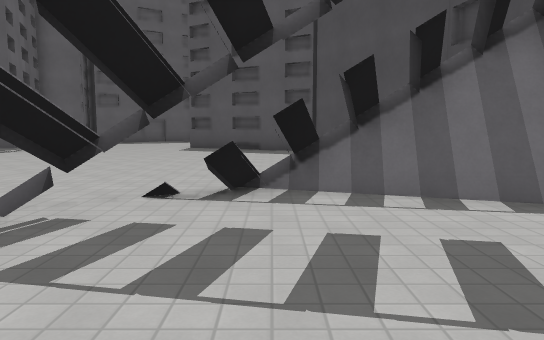
view 1 (above)

24 first-person views from a walk through a level from a Godot 3-D game. The camera is 1.4 m above the floor, tilts 6° down and sees 70° across. The floor is counted in squares, 2 m on a side. Each view is taken from the middle of a square. On the plan, view 1 faces up. The plan holds only what a view shows up to about 11 squares ahead; the rest is blank. The place goes on beyond the plan. Characters and animated objects are not drawn. Surface patterns are stand-ins for the level's own textures.

view 2
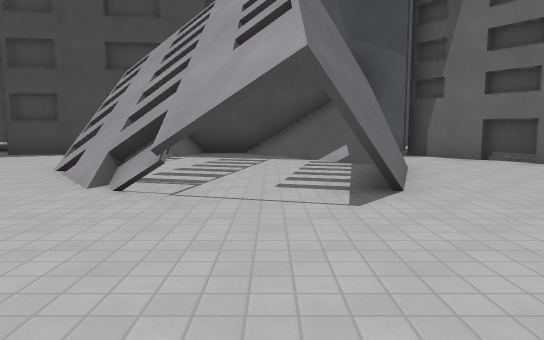

view 3
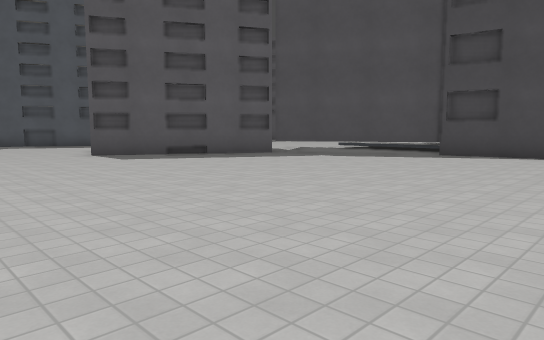

view 4
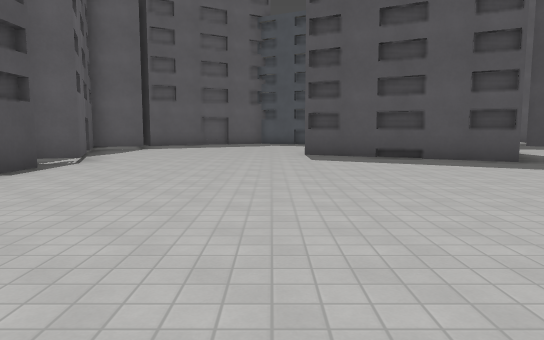

view 5
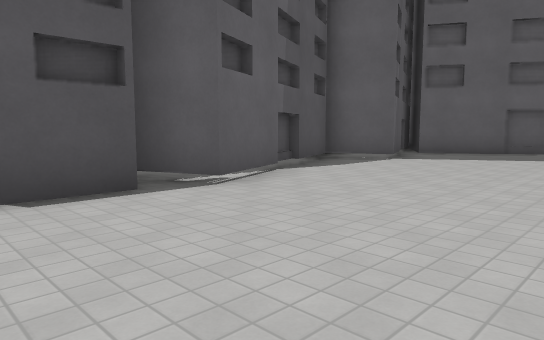

view 6
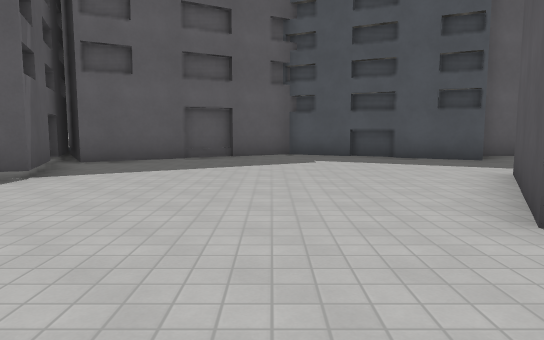

view 7
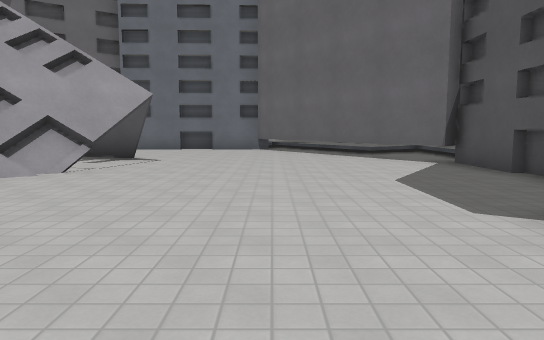

view 8
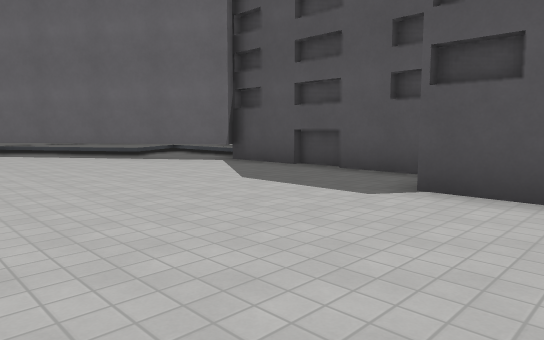

view 9
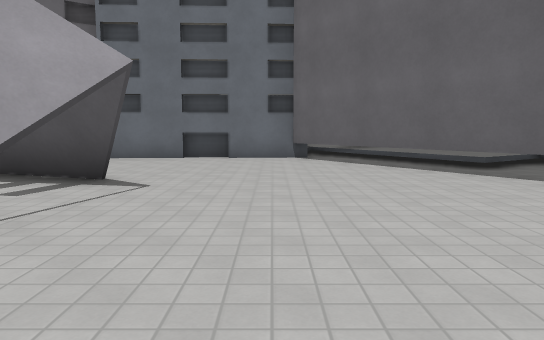

view 10
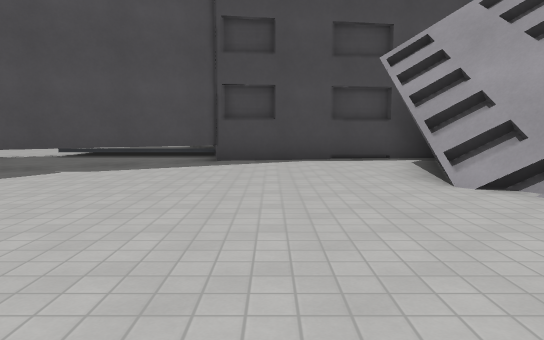

view 11
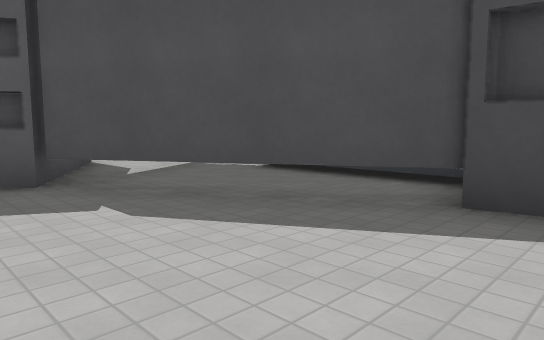

view 12
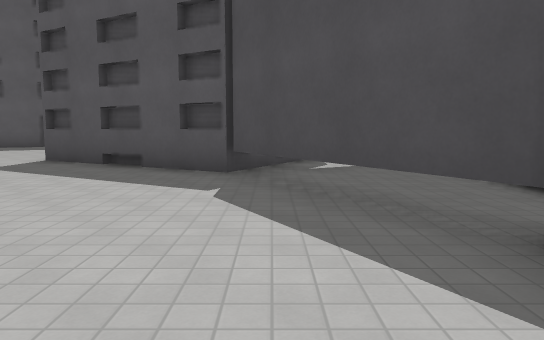

view 13
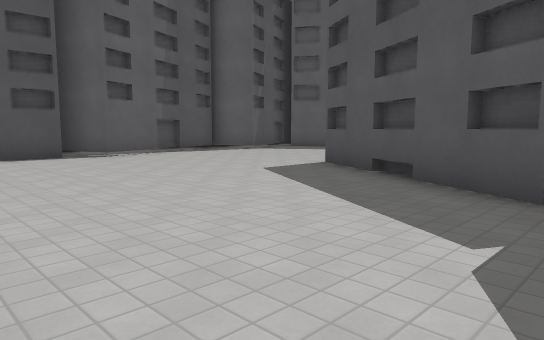

view 14
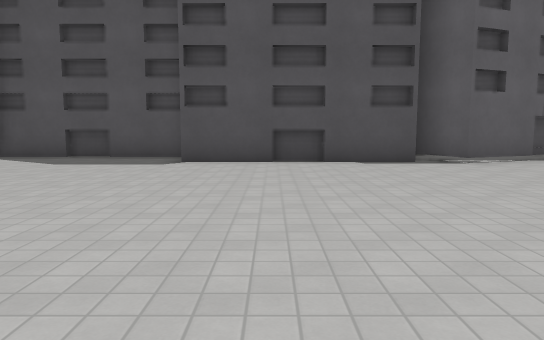

view 15
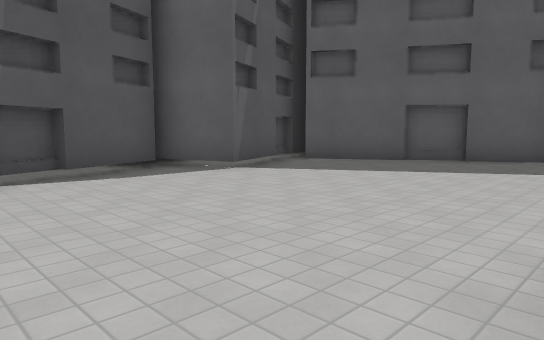

view 16
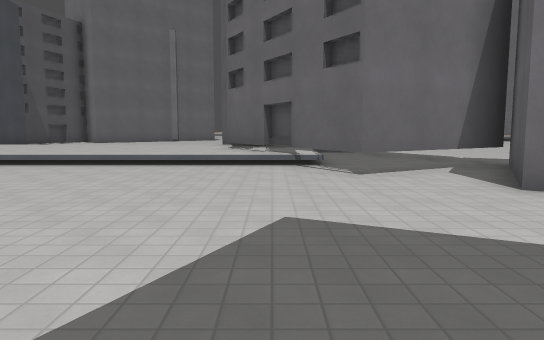

view 17
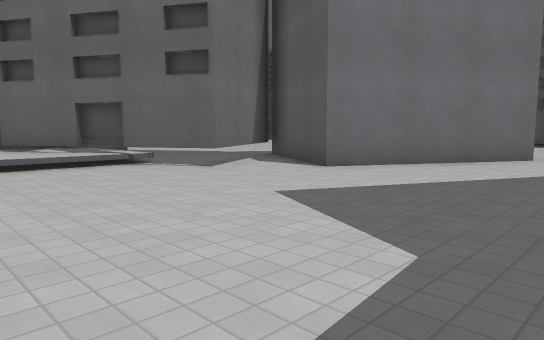

view 18
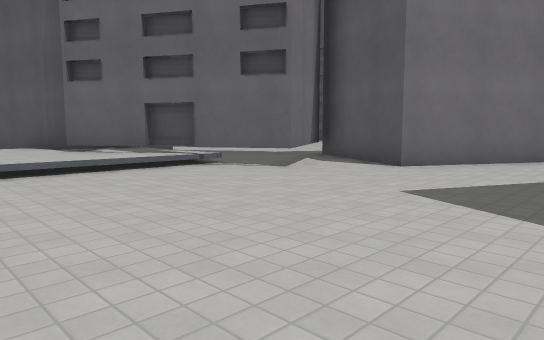

view 19
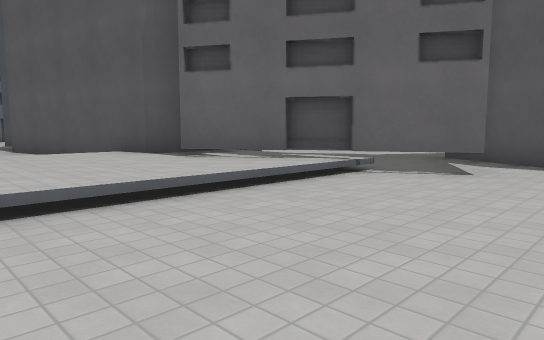

view 20
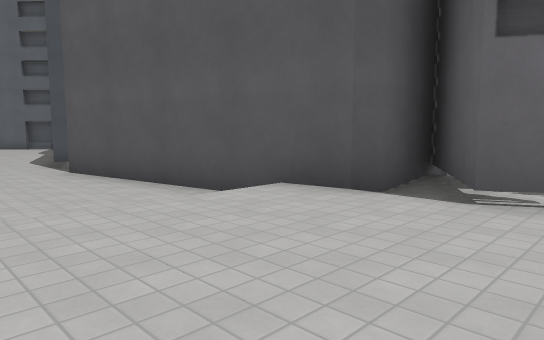

view 21
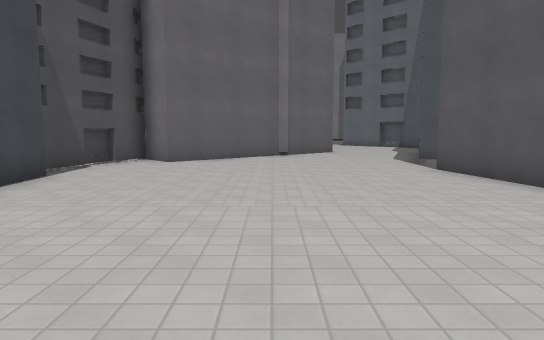

view 22
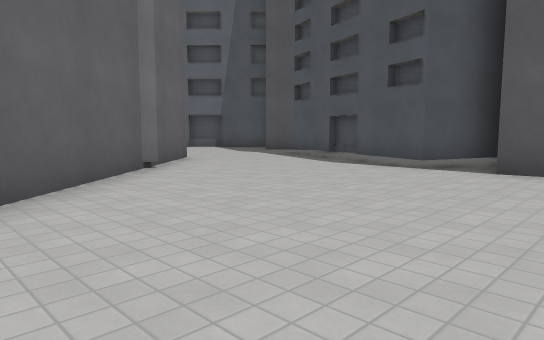

view 23
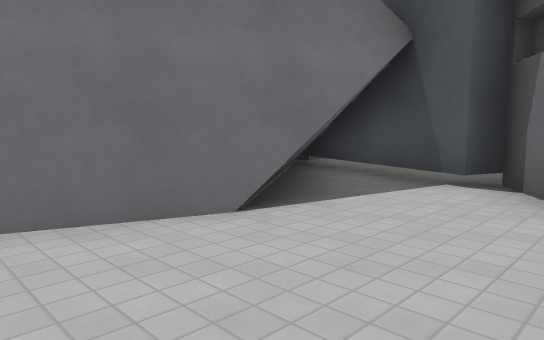

view 24
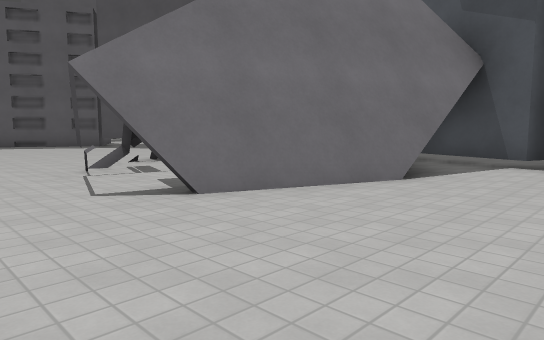

### Floor plan
Key: @ floor where view 1 was taken; # wall or solid block; . main floor; : floor 0.5 m higher than the main floor; H house; T thing the floor can be seen under or through.
Columns run from 10 left of view 1 to 17 right of it. Each row starts with its distance up from view 1.
 22 H  HH..### H
 21 HHH......##.
 20 HH.........     ....
 19 .H...................
 18 .H.......H...........
 17 HH......H HH.........
 16 H.......H   H.........
 15 .H.....H     H........
 14 .H......HH  H.HH......
 13 ..........HHHH H......
 12 .HH.........H..:H::::::
 11 HH..........H..:H::::::
 10   ...........H.::H::::::
  9   ...........HHHHH:::::::
  8   ............HH H:::::::
  7   ............H  H
  6 HH............H  H.........
  5 H.........HH..H   H........#
  4 H........HHHHHH   H........#
  3 H.......HH....HH  H........H
  2 H......HH.....H #HH........H
  1 H............HH..##........H
  0  H.....HH.@.HHT...#......HH
 -1 ..H.....HHHHHTT..#......H
 -2 .:H..........T...#....H
 -3  ::H.........H###....HH
 -4     H.......H H  ...HH

Positions as (right, up) in squares from view 1, and headings:
1: (0, 0), facing up
2: (-7, 1), facing right
3: (-7, 4), facing up-right
4: (-4, 4), facing up
5: (-4, 9), facing up-left
6: (-5, 12), facing up
7: (-6, 9), facing down
8: (-4, 8), facing down-left
9: (-5, 5), facing down
10: (-5, 7), facing right
11: (0, 7), facing up-right
12: (2, 6), facing up
13: (2, 8), facing up-left
14: (0, 8), facing left
15: (-3, 13), facing up-left
16: (6, 20), facing down
17: (9, 20), facing down-left
18: (10, 19), facing down-left
19: (11, 16), facing down-left
20: (11, 11), facing down-left
21: (12, 11), facing down
22: (15, 4), facing down-left
23: (-2, -4), facing up-right
24: (-5, -4), facing up-right
